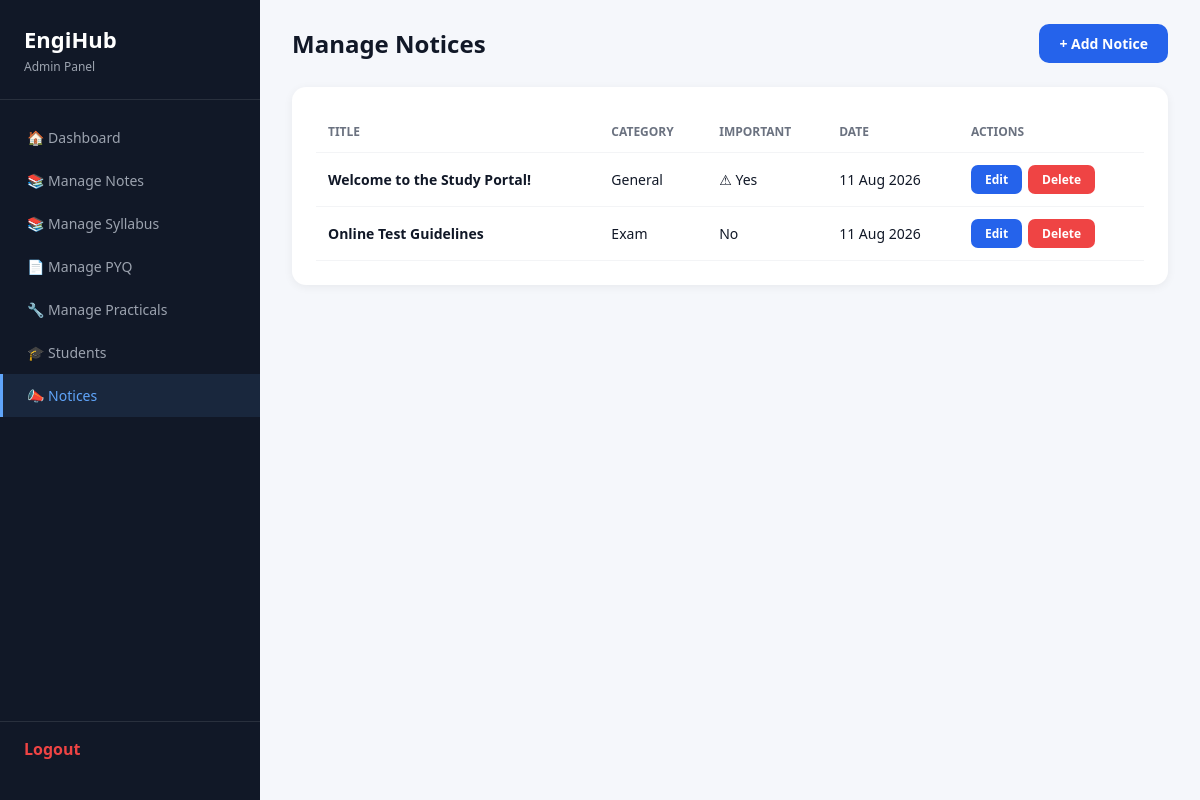
The app's page /admin/notices.php (signed in) with its own data.
### tables this page shows
CREATE TABLE IF NOT EXISTS `notices` (
  `id` int(11) NOT NULL AUTO_INCREMENT,
  `title` varchar(255) NOT NULL,
  `content` text DEFAULT NULL,
  `category` varchar(50) NOT NULL DEFAULT 'General',
  `is_important` tinyint(1) DEFAULT 0,
  `created_at` timestamp NOT NULL DEFAULT current_timestamp(),
  PRIMARY KEY (`id`)
);

### admin/notices.php (the view, shortened to what this page needs)
<?php
require_once '../db.php';
$action = $_GET['action'] ?? 'list';
$id = intval($_GET['id'] ?? 0);
$edit_row = null;
$notices = $conn->query("SELECT * FROM notices ORDER BY created_at DESC");
?>
<!DOCTYPE html>
<html lang="en">
<head>
</head>
<body>
<div class="sidebar">
    <div class="logo-area"><h2>EngiHub</h2><p>Admin Panel</p></div>
    <nav>
        <a href="index.php">&#127968; Dashboard</a><a href="notes.php">&#128218; Manage Notes</a><a href="syllabus.php">&#128218; Manage Syllabus</a><a href="pyq.php">&#128196; Manage PYQ</a><a href="practicals.php">&#128295; Manage Practicals</a><a href="students.php">&#127891; Students</a><a href="notices.php" class="active">&#128227; Notices</a>
    </nav>
    <div class="sidebar-footer"><a href="../logout.php" style="color:#ef4444;text-decoration:none;font-weight:600">Logout</a></div>
</div>
<div class="main">
    <?php if ($action === 'add' || $action === 'edit'): ?>
        <div class="page-header"><h1><?php echo $edit_row ? 'Edit Notice' : 'Add New Notice'; ?></h1><a href="notices.php" class="btn btn-primary">&#8592; Back</a></div>
        <div class="card"><form method="POST" action="notices.php">
            <input type="hidden" name="act" value="<?php echo $edit_row ? 'edit' : 'add'; ?>"><input type="hidden" name="id" value="<?php echo $id; ?>">
            <div class="form-group"><label>Title</label><input type="text" name="title" value="<?php echo htmlspecialchars($edit_row['title'] ?? ''); ?>" required></div>
            <div class="form-group"><label>Content</label><textarea name="content" required><?php echo htmlspecialchars($edit_row['content'] ?? ''); ?></textarea></div>
            <div class="form-row">
                <div class="form-group" style="flex:1"><label>Category</label><select name="category"><option value="General" <?php if(($edit_row['category']??'General')==='General')echo'selected';?>>General</option><option value="Academic" <?php if(($edit_row['category']??'')==='Academic')echo'selected';?>>Academic</option><option value="Exam" <?php if(($edit_row['category']??'')==='Exam')echo'selected';?>>Exam</option><option value="Placement" <?php if(($edit_row['category']??'')==='Placement')echo'selected';?>>Placement</option><option value="Event" <?php if(($edit_row['category']??'')==='Event')echo'selected';?>>Event</option></select></div>
                <div class="form-group"><label><input type="checkbox" name="is_important" <?php if($edit_row && ($edit_row['is_important']??0))echo'checked'; ?>> Mark as Important</label></div>
            </div>
            <button type="submit" class="btn btn-primary"><?php echo $edit_row ? 'Update Notice' : 'Add Notice'; ?></button>
        </form></div>
    <?php else: ?>
        <div class="page-header"><h1>Manage Notices</h1><a href="notices.php?action=add" class="btn btn-primary">+ Add Notice</a></div>
        <div class="card"><table><thead><tr><th>Title</th><th>Category</th><th>Important</th><th>Date</th><th>Actions</th></tr></thead><tbody>
        <?php if ($notices && $notices->num_rows > 0): while ($row = $notices->fetch_assoc()): ?>
            <tr><td style="font-weight:600"><?php echo htmlspecialchars($row['title']); ?></td><td><?php echo htmlspecialchars($row['category']); ?></td><td><?php echo $row['is_important'] ? '&#9888; Yes' : 'No'; ?></td><td><?php echo date('d M Y', strtotime($row['created_at'])); ?></td>
            <td><div class="actions-cell"><a href="notices.php?action=edit&id=<?php echo $row['id'];?>" class="btn btn-primary btn-sm">Edit</a><a href="notices.php?action=delete&id=<?php echo $row['id'];?>" class="btn btn-danger btn-sm" onclick="return confirm('Delete?')">Delete</a></div></td></tr>
        <?php endwhile; else: ?><tr><td colspan="5" style="text-align:center;color:#9ca3af;padding:30px">No notices yet.</td></tr><?php endif; ?>
        </tbody></table></div>
    <?php endif; ?>
</div></body></html>

### admin/notices.php (style rules this page uses)
* { margin:0;padding:0;box-sizing:border-box }
body { font-family:'Segoe UI',Tahoma,Geneva,Verdana,sans-serif;background:#f5f7fb;color:#111827;min-height:100vh;display:flex }
.sidebar { width:260px;background:#111827;color:white;padding:24px 0;flex-shrink:0;display:flex;flex-direction:column;position:fixed;top:0;left:0;bottom:0;z-index:100 }
.sidebar .logo-area { padding:0 24px 24px;border-bottom:1px solid rgba(255,255,255,.1) }
.sidebar .logo-area h2 { font-size:22px;font-weight:800 }
.sidebar .logo-area p { font-size:12px;color:#9ca3af;margin-top:4px }
.sidebar nav { flex:1;padding:16px 0 }
.sidebar nav a { display:flex;align-items:center;gap:12px;padding:12px 24px;color:#9ca3af;text-decoration:none;font-size:14px;font-weight:500;transition:all .2s;border-left:3px solid transparent }
.sidebar nav a.active { color:#60a5fa;border-left-color:#60a5fa;background:rgba(96,165,250,.1) }
.sidebar .sidebar-footer { padding:16px 24px;border-top:1px solid rgba(255,255,255,.1) }
.main { flex:1;margin-left:260px;padding:24px 32px }
.page-header { display:flex;justify-content:space-between;align-items:center;margin-bottom:24px }
.page-header h1 { font-size:24px;font-weight:800 }
.btn { padding:10px 20px;border-radius:10px;text-decoration:none;font-size:14px;font-weight:600;cursor:pointer;border:none;font-family:inherit;display:inline-flex;align-items:center;gap:6px }
.btn-primary { background:#2563eb;color:white }
.btn-danger { background:#ef4444;color:white }
.btn-sm { padding:6px 14px;font-size:12px;border-radius:7px }
.card { background:white;border-radius:14px;padding:24px;box-shadow:0 2px 10px rgba(0,0,0,.06) }
table { width:100%;border-collapse:collapse }
th,td { padding:12px;text-align:left;border-bottom:1px solid #f3f4f6;font-size:14px }
th { font-weight:700;color:#6b7280;font-size:12px;text-transform:uppercase }
.actions-cell { display:flex;gap:6px }

### records on screen
notices: title "Welcome to the Study Portal!", category "General", is_important "⚠ Yes", created_at "11 Aug 2026"
notices: title "Online Test Guidelines", category "Exam", is_important "No", created_at "11 Aug 2026"
